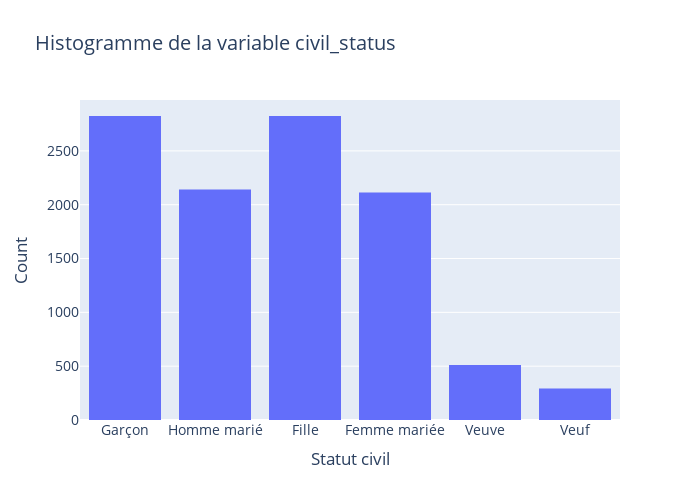

Notebook code for this chart:
### Code cell
print(f"Civil status: {df['civil_status'].unique()}")
print(f"Civil status when surname_household is not null:")
df[df['surname_household'].notnull()]['civil_status'].value_counts()

# Plot histogram
fig = px.histogram(df, x='civil_status', 
                   title='Histogramme de la variable civil_status', 
                   width=700, height=500)
fig.update_layout(yaxis=dict(title='Count'),
                  xaxis=dict(title='Statut civil'),
                  font = dict(size=14))
fig.show()

### Figure 1 — Plotly figure (JSON) as saved in the notebook; plotly's stock layout.template omitted (floating-point values rounded to 4 significant figures; data arrays with more than 128 entries replaced by an {"elided": "..."} marker saying what was removed)
{"data": [{"alignmentgroup": "True", "bingroup": "x", "hovertemplate": "civil_status=%{x}<br>count=%{y}<extra></extra>", "legendgroup": "", "marker": {"color": "#636efa", "pattern": {"shape": ""}}, "name": "", "offsetgroup": "", "orientation": "v", "showlegend": false, "type": "histogram", "x": {"elided": "25075 str values"}, "xaxis": "x", "yaxis": "y"}], "layout": {"barmode": "relative", "font": {"size": 14}, "height": 500, "legend": {"tracegroupgap": 0}, "title": {"text": "Histogramme de la variable civil_status"}, "width": 700, "xaxis": {"anchor": "y", "domain": [0, 1], "title": {"text": "Statut civil"}}, "yaxis": {"anchor": "x", "domain": [0, 1], "title": {"text": "Count"}}}}
